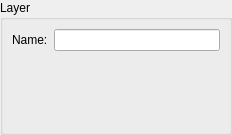
<?xml version="1.0" encoding="UTF-8"?>
<ui version="4.0">
 <class>LayerAttributesWidgetForm</class>
 <widget class="QWidget" name="LayerAttributesWidgetForm">
  <property name="geometry">
   <rect>
    <x>0</x>
    <y>0</y>
    <width>232</width>
    <height>135</height>
   </rect>
  </property>
  <property name="windowTitle">
   <string>Layer Attributes</string>
  </property>
  <layout class="QGridLayout" name="gridLayout_4">
   <property name="margin">
    <number>0</number>
   </property>
   <item row="0" column="0">
    <widget class="QGroupBox" name="groupBox">
     <property name="title">
      <string>Layer</string>
     </property>
     <layout class="QGridLayout" name="gridLayout_3">
      <item row="0" column="0">
       <layout class="QGridLayout" name="gridLayout_2">
        <item row="0" column="0">
         <layout class="QGridLayout" name="gridLayout">
          <item row="0" column="0">
           <widget class="QLabel" name="label">
            <property name="text">
             <string>Name:</string>
            </property>
           </widget>
          </item>
          <item row="0" column="1">
           <widget class="QLineEdit" name="m_layerNameLineEdit"/>
          </item>
         </layout>
        </item>
        <item row="1" column="0">
         <spacer name="verticalSpacer">
          <property name="orientation">
           <enum>Qt::Vertical</enum>
          </property>
          <property name="sizeHint" stdset="0">
           <size>
            <width>20</width>
            <height>40</height>
           </size>
          </property>
         </spacer>
        </item>
       </layout>
      </item>
     </layout>
    </widget>
   </item>
  </layout>
 </widget>
 <resources/>
 <connections/>
</ui>
